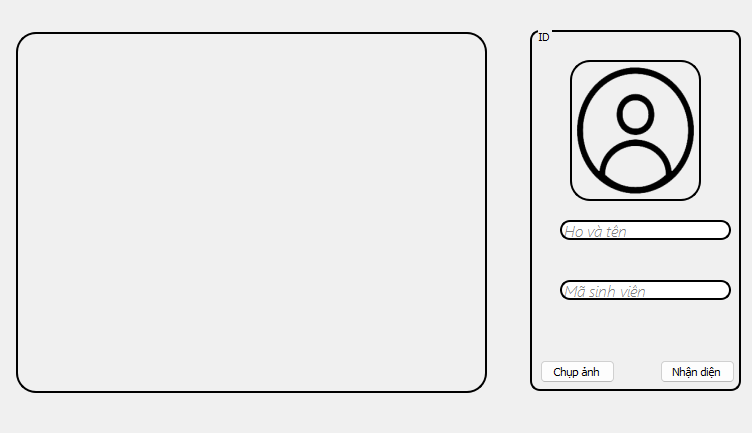
#> input picture basic.png, 752 x 433 px, given in place of the camera
$ python 1.py   (older library calls are emulated)
#> lines starting #> are read from the running program, lines starting #| are printed output that depends on the picture; after the words box and inside, x2 and y2 are one past the last pixel; in counts of white or black regions, pixels touching at a corner belong together
#> in real_time_face_and_edge_detection, frame is the input picture: shape (433, 752, 3); mean B, G, R 231.6, 231.6, 231.6
import cv2
import numpy as np

def detect_face_and_edges(frame):
    """
    Phát hiện khuôn mặt và cạnh, lọc đường thẳng, trả về cả 3 frame.
    """

    face_cascade = cv2.CascadeClassifier(cv2.data.haarcascades + 'haarcascade_frontalface_default.xml')
    gray = cv2.cvtColor(frame, cv2.COLOR_BGR2GRAY)
    faces = face_cascade.detectMultiScale(gray, 1.3, 5)
#> faces = ()

    face_rects = []
    for (x, y, w, h) in faces:
        cv2.rectangle(frame, (x, y), (x+w, y+h), (255, 0, 0), 2)
        face_rects.append((x, y, w, h))
#> this loop made 0 passes
#> after the loop, face_rects = []

    # Sobel edge detection
    sobelx = cv2.Sobel(gray, cv2.CV_64F, 1, 0, ksize=3)
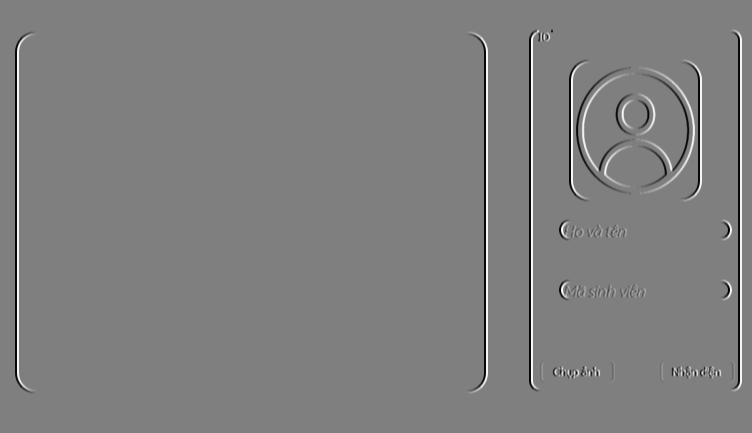
#> sobelx: shape (433, 752) float64; min -1020, max 1020, mean 0; drawn with min black and max white
    sobely = cv2.Sobel(gray, cv2.CV_64F, 0, 1, ksize=3)
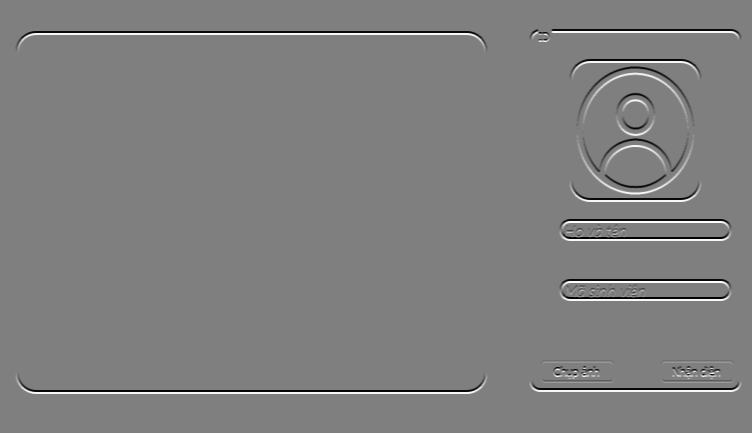
#> sobely: shape (433, 752) float64; min -1020, max 1020, mean 0; drawn with min black and max white
    gradient_magnitude = np.sqrt(sobelx**2 + sobely**2)
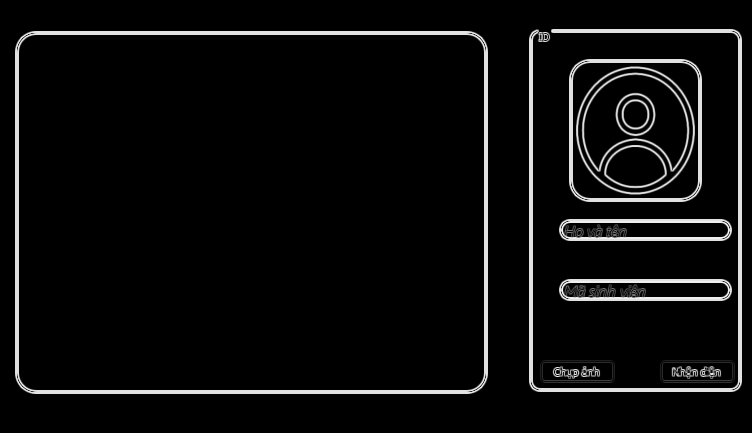
#> gradient_magnitude: shape (433, 752) float64; min 0, max 1086.7, mean 55.4; drawn with min black and max white
    gradient_magnitude = cv2.convertScaleAbs(gradient_magnitude)
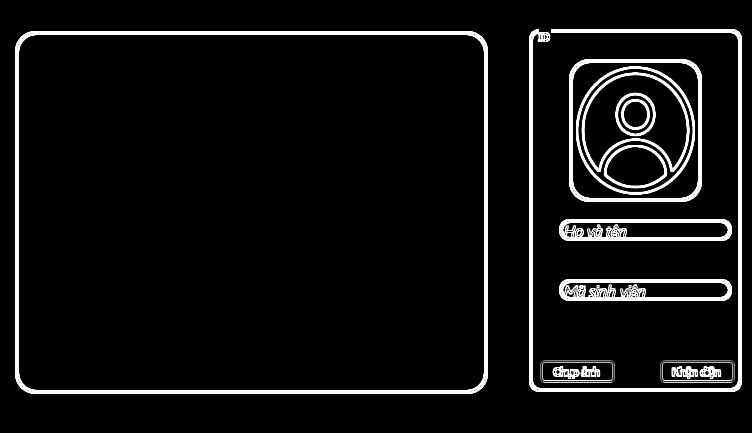
#> gradient_magnitude: shape (433, 752); min 0, max 255, mean 17.2

    # Áp dụng ngưỡng cao hơn
    _, thresholded = cv2.threshold(gradient_magnitude, 70, 255, cv2.THRESH_BINARY)  # Tăng ngưỡng lên 70
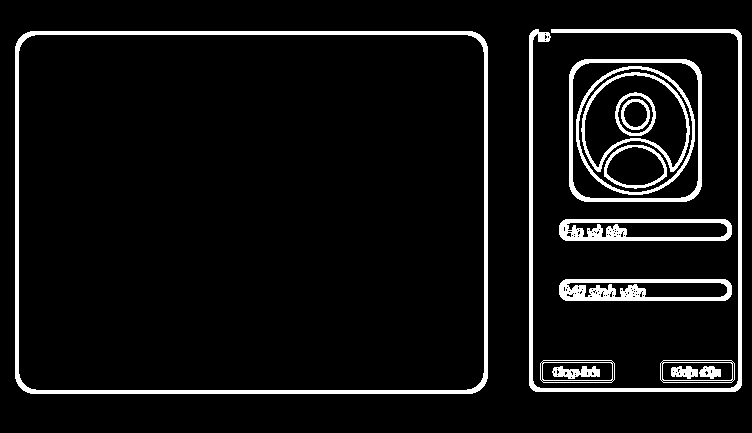
#> thresholded: shape (433, 752); 7% white; 15 white regions, largest, box (x1, y1, x2, y2) and area: (15, 31, 488, 394) 6636, (529, 29, 742, 392) 4611, (569, 59, 702, 202) 2156

    # Probabilistic Hough Transform
    minLineLength = 150
    maxLineGap = 20
    lines = cv2.HoughLinesP(thresholded, 1, np.pi / 180, 100, minLineLength, maxLineGap)
#> lines = 61 rows, first 6: [551, 32, 739, 32], [533, 390, 737, 390], [25, 391, 477, 391], [551, 31, 738, 31], [30, 393, 472, 393], [25, 33, 477, 33]

    frame_with_lines = frame.copy()

    if lines is not None:
        for line in lines:
            x1, y1, x2, y2 = line[0]
            is_face_line = False

            for x, y, w, h in face_rects:
                # Kiểm tra kỹ hơn: nếu bất kỳ điểm nào trên đường thẳng nằm trong khuôn mặt, bỏ qua.
                for t in np.linspace(0, 1, 20): # Lấy 20 điểm trên đường thẳng
                    point_x = int(x1 + t * (x2 - x1))
                    point_y = int(y1 + y2 * t)
                    if x < point_x < x + w and y < point_y < y + h:
                        is_face_line = True
                        break
                if is_face_line:
                    break

            # Lọc đường thẳng dựa trên góc
            angle = np.arctan2(abs(y2 - y1), abs(x2 - x1)) * 180 / np.pi
            if not is_face_line and (angle < 20 or angle > 70):
                cv2.line(frame_with_lines, (x1, y1), (x2, y2), (0, 0, 255), 2)
#> this loop made 61 passes
#> (x1, y1, x2, y2, angle) on passes 1 to 12: (551, 32, 739, 32, 0), (533, 390, 737, 390, 0), (25, 391, 477, 391, 0), (551, 31, 738, 31, 0), (30, 393, 472, 393, 0), (25, 33, 477, 33, 0), (23, 34, 479, 34, 0), (27, 392, 475, 392, 0), (531, 388, 531, 32, 90), (741, 385, 741, 35, 90), (532, 389, 532, 31, 90), (484, 385, 484, 39, 90)
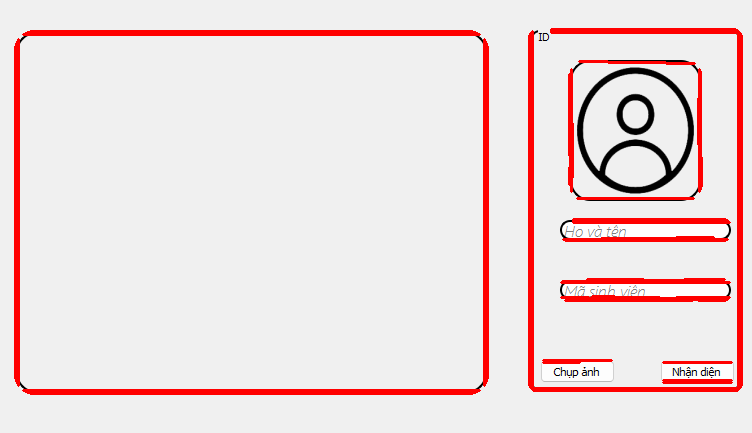
#> frame_with_lines: shape (433, 752, 3); 6.87% of pixels changed, all inside (x1, y1, x2, y2) = (14, 28, 743, 395)

    return frame_with_lines, gradient_magnitude, thresholded

def real_time_face_and_edge_detection():
    cap = cv2.VideoCapture(0)

    if not cap.isOpened():
        print("Không thể mở camera")
        return

    while True:
        ret, frame = cap.read()
        if not ret:
            print("Không thể nhận frame. Thoát...")
            break

        frame_with_lines, sobel_edges, thresholded_edges = detect_face_and_edges(frame)

        cv2.imshow('Original with Faces and Lines', frame_with_lines)
        cv2.imshow('Sobel Edges', sobel_edges)
        cv2.imshow('Thresholded Edges', thresholded_edges)

        if cv2.waitKey(1) & 0xFF == ord('q'):
#> (key q is pressed here)
            break

    cap.release()
    cv2.destroyAllWindows()

if __name__ == "__main__":
    real_time_face_and_edge_detection()
